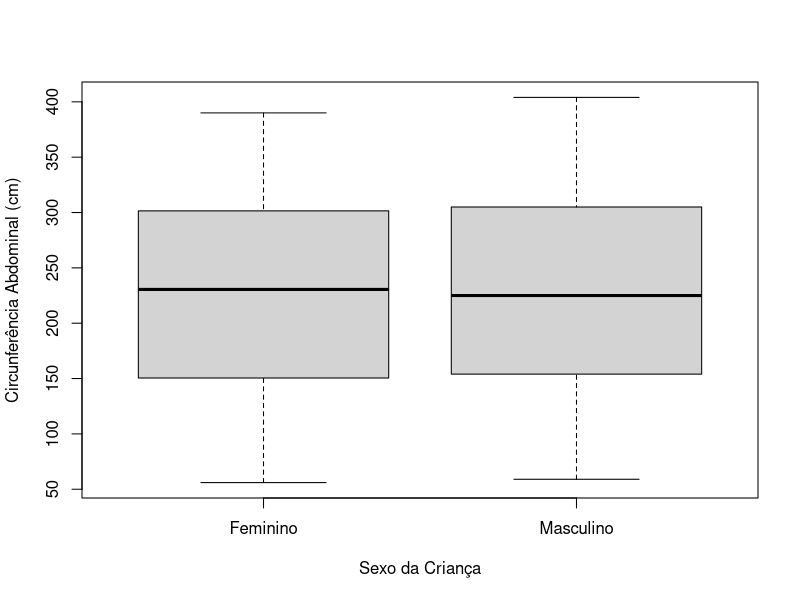

Recreate this plot in R.
library(here)

dados <- read.csv("data/ac.csv", sep=";", dec=",")

# 2) A circunferência abdominal é afetada pelo sexo da criança.
media <- tapply(dados$AbdCirc, dados$Sexo, mean)
mediana <- tapply(dados$AbdCirc, dados$Sexo, median)
dp <- tapply(dados$AbdCirc, dados$Sexo, sd)
aux <- tapply(dados$AbdCirc, dados$Sexo, range)
amp_f <- diff(aux$Feminino)
amp_m <- diff(aux$Masculino)
iiq <- tapply(dados$AbdCirc, dados$Sexo, IQR)

diff(media)
diff(mediana)

png("avaliacao/p1/ex2_boxplot.png")
boxplot(dados$AbdCirc~dados$Sexo, xlab="Sexo da Criança", ylab="Circunferência Abdominal (cm)")
graphics.off()
